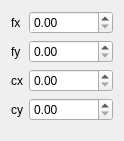
<?xml version="1.0" encoding="UTF-8"?>
<ui version="4.0">
 <class>CameraIntrinsics</class>
 <widget class="QWidget" name="CameraIntrinsics">
  <property name="geometry">
   <rect>
    <x>0</x>
    <y>0</y>
    <width>123</width>
    <height>141</height>
   </rect>
  </property>
  <property name="windowTitle">
   <string>Form</string>
  </property>
  <layout class="QFormLayout" name="formLayout_2">
   <item row="0" column="0">
    <widget class="QLabel" name="label">
     <property name="text">
      <string>fx</string>
     </property>
    </widget>
   </item>
   <item row="0" column="1">
    <widget class="QDoubleSpinBox" name="fxDoubleSpinBox">
     <property name="maximum">
      <double>1000000000.000000000000000</double>
     </property>
    </widget>
   </item>
   <item row="1" column="0">
    <widget class="QLabel" name="label_2">
     <property name="text">
      <string>fy</string>
     </property>
    </widget>
   </item>
   <item row="1" column="1">
    <widget class="QDoubleSpinBox" name="fyDoubleSpinBox">
     <property name="maximum">
      <double>1000000000.000000000000000</double>
     </property>
    </widget>
   </item>
   <item row="2" column="0">
    <widget class="QLabel" name="label_3">
     <property name="text">
      <string>cx</string>
     </property>
    </widget>
   </item>
   <item row="2" column="1">
    <widget class="QDoubleSpinBox" name="cxDoubleSpinBox">
     <property name="maximum">
      <double>1000000000.000000000000000</double>
     </property>
    </widget>
   </item>
   <item row="3" column="0">
    <widget class="QLabel" name="label_4">
     <property name="text">
      <string>cy</string>
     </property>
    </widget>
   </item>
   <item row="3" column="1">
    <widget class="QDoubleSpinBox" name="cyDoubleSpinBox">
     <property name="maximum">
      <double>1000000000.000000000000000</double>
     </property>
    </widget>
   </item>
  </layout>
 </widget>
 <resources/>
 <connections/>
</ui>
